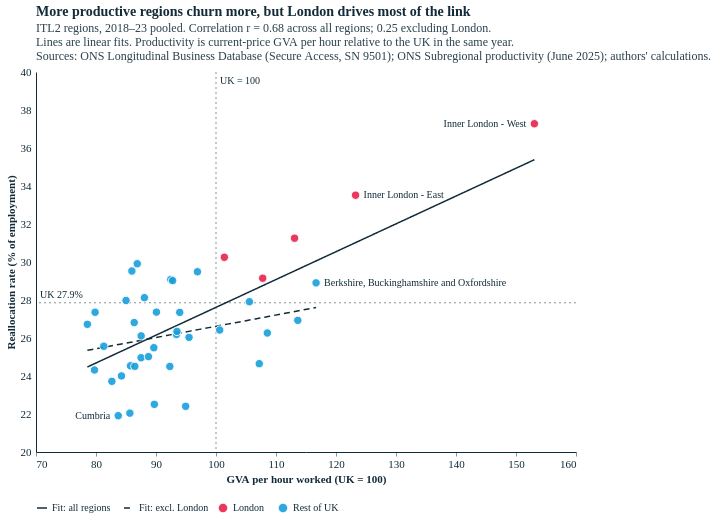

This figure's Vega-Lite source:
### Vega-Lite specification from a JSON file in a GitHub repository (floating-point values rounded to 4 significant figures)
{"config": {"background": "#fff", "font": "Circular Std", "text": {"color": "#122b39", "font": "Circular Std", "align": "left", "dx": 7, "dy": 0, "fontSize": 11}, "view": {"stroke": null, "continuousWidth": 350, "continuousHeight": 280, "discreteWidth": 400, "discreteHeight": 300}, "bar": {"color": "#179fdb"}, "line": {"color": "#e6224b"}, "rule": {"color": "#122b39"}, "point": {"filled": true, "size": 80, "color": "#e6224b", "opacity": 0.95}, "geoshape": {"stroke": "white", "strokeWidth": 0.3}, "axis": {"labelColor": "#122b39", "labelFontSize": 11, "labelFont": "Circular Std", "tickColor": "#122b39", "tickOpacity": 0.5, "domainColor": "#122b39", "domainOpacity": 1, "gridColor": "#122b39", "gridDash": [2, 2], "gridOpacity": 0.5, "title": null, "titleColor": "#122b39", "tickSize": 4, "grid": false, "domain": true}, "axisXDiscrete": {"grid": false, "labelAngle": 0, "tickCount": 10, "tickOpacity": 0.5, "title": null}, "axisYDiscrete": {"ticks": false, "labelPadding": 5, "grid": false}, "axisXTemporal": {"grid": false, "ticks": true}, "axisXQuantitative": {"grid": false}, "axisYQuantitative": {"gridColor": "#122b39", "gridDash": [1, 5], "gridOpacity": 0.5, "ticks": false, "labelPadding": 5, "tickCount": 8, "grid": false}, "title": {"color": "#122b39", "subtitleColor": "#122b39E6", "font": "Circular Std", "subtitleFont": "Circular Std", "anchor": "start", "frame": "group", "fontSize": 14, "subtitleFontSize": 12, "subtitlePadding": 4, "offset": 0}, "legend": {"titleColor": "#122b39", "labelColor": "#122b39"}}, "layer": [{"data": {"name": "data-967b250b00915ccf352077de60cc3767"}, "mark": {"type": "rule", "color": "#122b39", "opacity": 0.5, "strokeDash": [2, 3]}, "encoding": {"x": {"field": "v", "scale": {"domain": [70, 160.0], "nice": false, "zero": false}, "type": "quantitative"}}}, {"data": {"name": "data-27c3ba2b0c05fe437eec452a2d0102e5"}, "mark": {"type": "rule", "color": "#122b39", "opacity": 0.5, "strokeDash": [2, 3]}, "encoding": {"y": {"field": "v", "scale": {"domain": [20, 40], "nice": false, "zero": false}, "type": "quantitative"}}}, {"data": {"name": "data-843402946058bd9056b123150ee58948"}, "mark": {"type": "text", "align": "left", "baseline": "top", "color": "#122b39", "dx": 4, "dy": 4, "fontSize": 10}, "encoding": {"text": {"value": "UK = 100"}, "x": {"field": "x", "scale": {"domain": [70, 160.0], "nice": false, "zero": false}, "type": "quantitative"}, "y": {"field": "y", "scale": {"domain": [20, 40], "nice": false, "zero": false}, "type": "quantitative"}}}, {"data": {"name": "data-5acf28c5738926035cfa975fba78c442"}, "mark": {"type": "text", "align": "left", "baseline": "bottom", "color": "#122b39", "dx": 4, "dy": -3, "fontSize": 10}, "encoding": {"text": {"value": "UK 27.9%"}, "x": {"field": "x", "scale": {"domain": [70, 160.0], "nice": false, "zero": false}, "type": "quantitative"}, "y": {"field": "y", "scale": {"domain": [20, 40], "nice": false, "zero": false}, "type": "quantitative"}}}, {"data": {"name": "data-223fb6826fd3ab8d72ab02c26f81c7b7"}, "mark": {"type": "line", "color": "#122b39", "strokeWidth": 1.5}, "encoding": {"strokeDash": {"field": "fit", "legend": {"orient": "bottom", "title": null}, "scale": {"domain": ["Fit: all regions", "Fit: excl. London"], "range": [[1, 0], [6, 4]]}, "type": "nominal"}, "x": {"field": "x", "scale": {"domain": [70, 160.0], "nice": false, "zero": false}, "type": "quantitative"}, "y": {"field": "y", "scale": {"domain": [20, 40], "nice": false, "zero": false}, "type": "quantitative"}}}, {"data": {"name": "data-b25c62254492017f3e76cb86af6b91c3"}, "mark": {"type": "circle", "opacity": 0.9, "size": 70, "stroke": "white", "strokeWidth": 1}, "encoding": {"color": {"field": "group", "legend": {"orient": "bottom", "title": null}, "scale": {"domain": ["London", "Rest of UK"], "range": ["#e6224b", "#179fdb"]}, "type": "nominal"}, "tooltip": [{"field": "itl2_name", "title": "Region", "type": "nominal"}, {"field": "prod_rel", "format": ".0f", "title": "GVA/hour (UK=100)", "type": "quantitative"}, {"field": "realloc", "format": ".1f", "title": "Reallocation (%)", "type": "quantitative"}], "x": {"axis": {"values": [70, 80, 90, 100, 110, 120, 130, 140, 150, 160]}, "field": "prod_rel", "scale": {"domain": [70, 160.0], "nice": false, "zero": false}, "title": "GVA per hour worked (UK = 100)", "type": "quantitative"}, "y": {"field": "realloc", "scale": {"domain": [20, 40], "nice": false, "zero": false}, "title": "Reallocation rate (% of employment)", "type": "quantitative"}}}, {"data": {"name": "data-e23284ab661bc45eeae4d3fcd92a9af4"}, "mark": {"type": "text", "align": "right", "color": "#122b39", "dx": -8, "dy": 0.0, "fontSize": 10}, "encoding": {"text": {"field": "itl2_name", "type": "nominal"}, "x": {"field": "prod_rel", "scale": {"domain": [70, 160.0], "nice": false, "zero": false}, "type": "quantitative"}, "y": {"field": "realloc", "scale": {"domain": [20, 40], "nice": false, "zero": false}, "type": "quantitative"}}}, {"data": {"name": "data-12e278e1e8c35845c13fb9dbe8a7622e"}, "mark": {"type": "text", "align": "left", "color": "#122b39", "dx": 8, "dy": 0.0, "fontSize": 10}, "encoding": {"text": {"field": "itl2_name", "type": "nominal"}, "x": {"field": "prod_rel", "scale": {"domain": [70, 160.0], "nice": false, "zero": false}, "type": "quantitative"}, "y": {"field": "realloc", "scale": {"domain": [20, 40], "nice": false, "zero": false}, "type": "quantitative"}}}, {"data": {"name": "data-e534f4cebc163c30a48cf83ce8afe969"}, "mark": {"type": "text", "align": "left", "color": "#122b39", "dx": 8, "dy": 0.0, "fontSize": 10}, "encoding": {"text": {"field": "itl2_name", "type": "nominal"}, "x": {"field": "prod_rel", "scale": {"domain": [70, 160.0], "nice": false, "zero": false}, "type": "quantitative"}, "y": {"field": "realloc", "scale": {"domain": [20, 40], "nice": false, "zero": false}, "type": "quantitative"}}}, {"data": {"name": "data-4396f3f224884c228c199ed4df4037a6"}, "mark": {"type": "text", "align": "right", "color": "#122b39", "dx": -8, "fontSize": 10}, "encoding": {"text": {"field": "itl2_name", "type": "nominal"}, "x": {"field": "prod_rel", "scale": {"domain": [70, 160.0], "nice": false, "zero": false}, "type": "quantitative"}, "y": {"field": "realloc", "scale": {"domain": [20, 40], "nice": false, "zero": false}, "type": "quantitative"}}}], "resolve": {"scale": {"color": "independent", "strokeDash": "independent"}}, "title": {"text": "More productive regions churn more, but London drives most of the link", "subtitle": ["ITL2 regions, 2018–23 pooled. Correlation r = 0.68 across all regions; 0.25 excluding London.", "Lines are linear fits. Productivity is current-price GVA per hour relative to the UK in the same year.", "Sources: ONS Longitudinal Business Database (Secure Access, SN 9501); ONS Subregional productivity (June 2025); authors' calculations."]}, "$schema": "https://vega.github.io/schema/vega-lite/v5.20.1.json", "datasets": {"data-967b250b00915ccf352077de60cc3767": [{"v": 100.0}], "data-27c3ba2b0c05fe437eec452a2d0102e5": [{"v": 27.85}], "data-843402946058bd9056b123150ee58948": [{"x": 100.0, "y": 40}], "data-5acf28c5738926035cfa975fba78c442": [{"x": 70, "y": 27.85}], "data-223fb6826fd3ab8d72ab02c26f81c7b7": [{"x": 78.56, "y": 24.47, "fit": "Fit: all regions"}, {"x": 80.08, "y": 24.7, "fit": "Fit: all regions"}, {"x": 81.6, "y": 24.92, "fit": "Fit: all regions"}, {"x": 83.12, "y": 25.14, "fit": "Fit: all regions"}, {"x": 84.65, "y": 25.37, "fit": "Fit: all regions"}, {"x": 86.17, "y": 25.59, "fit": "Fit: all regions"}, {"x": 87.69, "y": 25.81, "fit": "Fit: all regions"}, {"x": 89.21, "y": 26.03, "fit": "Fit: all regions"}, {"x": 90.73, "y": 26.26, "fit": "Fit: all regions"}, {"x": 92.25, "y": 26.48, "fit": "Fit: all regions"}, {"x": 93.77, "y": 26.7, "fit": "Fit: all regions"}, {"x": 95.29, "y": 26.92, "fit": "Fit: all regions"}, {"x": 96.81, "y": 27.15, "fit": "Fit: all regions"}, {"x": 98.33, "y": 27.37, "fit": "Fit: all regions"}, {"x": 99.85, "y": 27.59, "fit": "Fit: all regions"}, {"x": 101.4, "y": 27.81, "fit": "Fit: all regions"}, {"x": 102.9, "y": 28.04, "fit": "Fit: all regions"}, {"x": 104.4, "y": 28.26, "fit": "Fit: all regions"}, {"x": 105.9, "y": 28.48, "fit": "Fit: all regions"}, {"x": 107.5, "y": 28.7, "fit": "Fit: all regions"}, {"x": 109.0, "y": 28.93, "fit": "Fit: all regions"}, {"x": 110.5, "y": 29.15, "fit": "Fit: all regions"}, {"x": 112.0, "y": 29.37, "fit": "Fit: all regions"}, {"x": 113.5, "y": 29.6, "fit": "Fit: all regions"}, {"x": 115.1, "y": 29.82, "fit": "Fit: all regions"}, {"x": 116.6, "y": 30.04, "fit": "Fit: all regions"}, {"x": 118.1, "y": 30.26, "fit": "Fit: all regions"}, {"x": 119.6, "y": 30.49, "fit": "Fit: all regions"}, {"x": 121.1, "y": 30.71, "fit": "Fit: all regions"}, {"x": 122.7, "y": 30.93, "fit": "Fit: all regions"}, {"x": 124.2, "y": 31.15, "fit": "Fit: all regions"}, {"x": 125.7, "y": 31.38, "fit": "Fit: all regions"}, {"x": 127.2, "y": 31.6, "fit": "Fit: all regions"}, {"x": 128.7, "y": 31.82, "fit": "Fit: all regions"}, {"x": 130.3, "y": 32.04, "fit": "Fit: all regions"}, {"x": 131.8, "y": 32.27, "fit": "Fit: all regions"}, {"x": 133.3, "y": 32.49, "fit": "Fit: all regions"}, {"x": 134.8, "y": 32.71, "fit": "Fit: all regions"}, {"x": 136.3, "y": 32.93, "fit": "Fit: all regions"}, {"x": 137.9, "y": 33.16, "fit": "Fit: all regions"}, {"x": 139.4, "y": 33.38, "fit": "Fit: all regions"}, {"x": 140.9, "y": 33.6, "fit": "Fit: all regions"}, {"x": 142.4, "y": 33.83, "fit": "Fit: all regions"}, {"x": 143.9, "y": 34.05, "fit": "Fit: all regions"}, {"x": 145.5, "y": 34.27, "fit": "Fit: all regions"}, {"x": 147.0, "y": 34.49, "fit": "Fit: all regions"}, {"x": 148.5, "y": 34.72, "fit": "Fit: all regions"}, {"x": 150.0, "y": 34.94, "fit": "Fit: all regions"}, {"x": 151.5, "y": 35.16, "fit": "Fit: all regions"}, {"x": 153.1, "y": 35.38, "fit": "Fit: all regions"}, {"x": 78.56, "y": 25.35, "fit": "Fit: excl. London"}, {"x": 79.34, "y": 25.4, "fit": "Fit: excl. London"}, {"x": 80.12, "y": 25.44, "fit": "Fit: excl. London"}, {"x": 80.9, "y": 25.49, "fit": "Fit: excl. London"}, {"x": 81.68, "y": 25.53, "fit": "Fit: excl. London"}, {"x": 82.45, "y": 25.58, "fit": "Fit: excl. London"}, {"x": 83.23, "y": 25.63, "fit": "Fit: excl. London"}, {"x": 84.01, "y": 25.67, "fit": "Fit: excl. London"}, {"x": 84.79, "y": 25.72, "fit": "Fit: excl. London"}, {"x": 85.56, "y": 25.76, "fit": "Fit: excl. London"}, {"x": 86.34, "y": 25.81, "fit": "Fit: excl. London"}, {"x": 87.12, "y": 25.86, "fit": "Fit: excl. London"}, {"x": 87.9, "y": 25.9, "fit": "Fit: excl. London"}, {"x": 88.68, "y": 25.95, "fit": "Fit: excl. London"}, {"x": 89.45, "y": 25.99, "fit": "Fit: excl. London"}, {"x": 90.23, "y": 26.04, "fit": "Fit: excl. London"}, {"x": 91.01, "y": 26.09, "fit": "Fit: excl. London"}, {"x": 91.79, "y": 26.13, "fit": "Fit: excl. London"}, {"x": 92.57, "y": 26.18, "fit": "Fit: excl. London"}, {"x": 93.34, "y": 26.22, "fit": "Fit: excl. London"}, {"x": 94.12, "y": 26.27, "fit": "Fit: excl. London"}, {"x": 94.9, "y": 26.32, "fit": "Fit: excl. London"}, {"x": 95.68, "y": 26.36, "fit": "Fit: excl. London"}, {"x": 96.45, "y": 26.41, "fit": "Fit: excl. London"}, {"x": 97.23, "y": 26.45, "fit": "Fit: excl. London"}, {"x": 98.01, "y": 26.5, "fit": "Fit: excl. London"}, {"x": 98.79, "y": 26.55, "fit": "Fit: excl. London"}, {"x": 99.57, "y": 26.59, "fit": "Fit: excl. London"}, {"x": 100.3, "y": 26.64, "fit": "Fit: excl. London"}, {"x": 101.1, "y": 26.68, "fit": "Fit: excl. London"}, {"x": 101.9, "y": 26.73, "fit": "Fit: excl. London"}, {"x": 102.7, "y": 26.78, "fit": "Fit: excl. London"}, {"x": 103.5, "y": 26.82, "fit": "Fit: excl. London"}, {"x": 104.2, "y": 26.87, "fit": "Fit: excl. London"}, {"x": 105.0, "y": 26.91, "fit": "Fit: excl. London"}, {"x": 105.8, "y": 26.96, "fit": "Fit: excl. London"}, {"x": 106.6, "y": 27.01, "fit": "Fit: excl. London"}, {"x": 107.3, "y": 27.05, "fit": "Fit: excl. London"}, {"x": 108.1, "y": 27.1, "fit": "Fit: excl. London"}, {"x": 108.9, "y": 27.14, "fit": "Fit: excl. London"}, {"x": 109.7, "y": 27.19, "fit": "Fit: excl. London"}, {"x": 110.5, "y": 27.24, "fit": "Fit: excl. London"}, {"x": 111.2, "y": 27.28, "fit": "Fit: excl. London"}, {"x": 112.0, "y": 27.33, "fit": "Fit: excl. London"}, {"x": 112.8, "y": 27.37, "fit": "Fit: excl. London"}, {"x": 113.6, "y": 27.42, "fit": "Fit: excl. London"}, {"x": 114.3, "y": 27.47, "fit": "Fit: excl. London"}, {"x": 115.1, "y": 27.51, "fit": "Fit: excl. London"}, {"x": 115.9, "y": 27.56, "fit": "Fit: excl. London"}, {"x": 116.7, "y": 27.6, "fit": "Fit: excl. London"}], "data-b25c62254492017f3e76cb86af6b91c3": [{"itl2_code": "TLC1", "itl2_name": "Tees Valley and Durham", "realloc": 27.97, "emp": 472200.0, "prod_rel": 85.01, "group": "Rest of UK"}, {"itl2_code": "TLC2", "itl2_name": "Northumberland, and Tyne and Wear", "realloc": 24.54, "emp": 645100.0, "prod_rel": 85.75, "group": "Rest of UK"}, {"itl2_code": "TLD1", "itl2_name": "Cumbria", "realloc": 21.91, "emp": 246700.0, "prod_rel": 83.71, "group": "Rest of UK"}, {"itl2_code": "TLD3", "itl2_name": "Greater Manchester", "realloc": 29.08, "emp": 1390000.0, "prod_rel": 92.46, "group": "Rest of UK"}, {"itl2_code": "TLD4", "itl2_name": "Lancashire", "realloc": 24.96, "emp": 659300.0, "prod_rel": 87.51, "group": "Rest of UK"}, {"itl2_code": "TLD6", "itl2_name": "Cheshire", "realloc": 27.91, "emp": 520500.0, "prod_rel": 105.6, "group": "Rest of UK"}, {"itl2_code": "TLD7", "itl2_name": "Merseyside", "realloc": 28.12, "emp": 660400.0, "prod_rel": 88.07, "group": "Rest of UK"}, {"itl2_code": "TLE1", "itl2_name": "East Yorkshire and Northern Lincolnshire", "realloc": 25.02, "emp": 407700.0, "prod_rel": 88.75, "group": "Rest of UK"}, {"itl2_code": "TLE2", "itl2_name": "North Yorkshire", "realloc": 27.36, "emp": 405600.0, "prod_rel": 90.07, "group": "Rest of UK"}, {"itl2_code": "TLE3", "itl2_name": "South Yorkshire", "realloc": 27.36, "emp": 585500.0, "prod_rel": 79.85, "group": "Rest of UK"}, {"itl2_code": "TLE4", "itl2_name": "West Yorkshire", "realloc": 26.11, "emp": 1097000.0, "prod_rel": 87.53, "group": "Rest of UK"}, {"itl2_code": "TLF1", "itl2_name": "Derbyshire and Nottinghamshire", "realloc": 26.81, "emp": 967500.0, "prod_rel": 86.37, "group": "Rest of UK"}, {"itl2_code": "TLF2", "itl2_name": "Leicestershire, Rutland and Northamptonshire", "realloc": 29.53, "emp": 905000.0, "prod_rel": 85.98, "group": "Rest of UK"}, {"itl2_code": "TLF3", "itl2_name": "Lincolnshire", "realloc": 24.0, "emp": 307800.0, "prod_rel": 84.25, "group": "Rest of UK"}, {"itl2_code": "TLG1", "itl2_name": "Herefordshire, Worcestershire and Warwickshire", "realloc": 29.02, "emp": 676000.0, "prod_rel": 92.77, "group": "Rest of UK"}, {"itl2_code": "TLG2", "itl2_name": "Shropshire and Staffordshire", "realloc": 25.57, "emp": 718000.0, "prod_rel": 81.29, "group": "Rest of UK"}, {"itl2_code": "TLG3", "itl2_name": "West Midlands", "realloc": 29.91, "emp": 1319000.0, "prod_rel": 86.88, "group": "Rest of UK"}, {"itl2_code": "TLH1", "itl2_name": "East Anglia", "realloc": 24.5, "emp": 1191000.0, "prod_rel": 92.31, "group": "Rest of UK"}, {"itl2_code": "TLH2", "itl2_name": "Bedfordshire and Hertfordshire", "realloc": 29.49, "emp": 953500.0, "prod_rel": 96.91, "group": "Rest of UK"}, {"itl2_code": "TLH3", "itl2_name": "Essex", "realloc": 27.35, "emp": 745800.0, "prod_rel": 93.95, "group": "Rest of UK"}, {"itl2_code": "TLI3", "itl2_name": "Inner London - West", "realloc": 37.28, "emp": 2238000.0, "prod_rel": 153.1, "group": "London"}, {"itl2_code": "TLI4", "itl2_name": "Inner London - East", "realloc": 33.52, "emp": 1414000.0, "prod_rel": 123.3, "group": "London"}, {"itl2_code": "TLI5", "itl2_name": "Outer London - East and North East", "realloc": 30.25, "emp": 593500.0, "prod_rel": 101.4, "group": "London"}, {"itl2_code": "TLI6", "itl2_name": "Outer London - South", "realloc": 29.15, "emp": 488900.0, "prod_rel": 107.8, "group": "London"}, {"itl2_code": "TLI7", "itl2_name": "Outer London - West and North West", "realloc": 31.25, "emp": 947600.0, "prod_rel": 113.1, "group": "London"}, {"itl2_code": "TLJ1", "itl2_name": "Berkshire, Buckinghamshire and Oxfordshire", "realloc": 28.9, "emp": 1382000.0, "prod_rel": 116.7, "group": "Rest of UK"}, {"itl2_code": "TLJ2", "itl2_name": "Surrey, East and West Sussex", "realloc": 26.26, "emp": 1314000.0, "prod_rel": 108.6, "group": "Rest of UK"}, {"itl2_code": "TLJ3", "itl2_name": "Hampshire and Isle of Wight", "realloc": 26.93, "emp": 899100.0, "prod_rel": 113.6, "group": "Rest of UK"}, {"itl2_code": "TLJ4", "itl2_name": "Kent", "realloc": 26.19, "emp": 745200.0, "prod_rel": 93.41, "group": "Rest of UK"}, {"itl2_code": "TLK1", "itl2_name": "Gloucestershire, Wiltshire and Bath/Bristol area", "realloc": 26.42, "emp": 1268000.0, "prod_rel": 100.6, "group": "Rest of UK"}, {"itl2_code": "TLK2", "itl2_name": "Dorset and Somerset", "realloc": 24.51, "emp": 586000.0, "prod_rel": 86.47, "group": "Rest of UK"}, {"itl2_code": "TLK3", "itl2_name": "Cornwall and Isles of Scilly", "realloc": 26.72, "emp": 236300.0, "prod_rel": 78.56, "group": "Rest of UK"}, {"itl2_code": "TLK4", "itl2_name": "Devon", "realloc": 23.72, "emp": 518900.0, "prod_rel": 82.65, "group": "Rest of UK"}, {"itl2_code": "TLL1", "itl2_name": "West Wales and The Valleys", "realloc": 24.32, "emp": 751600.0, "prod_rel": 79.75, "group": "Rest of UK"}, {"itl2_code": "TLL2", "itl2_name": "East Wales", "realloc": 25.49, "emp": 570700.0, "prod_rel": 89.64, "group": "Rest of UK"}, {"itl2_code": "TLM5", "itl2_name": "North Eastern Scotland", "realloc": 26.03, "emp": 281800.0, "prod_rel": 95.5, "group": "Rest of UK"}, {"itl2_code": "TLM6", "itl2_name": "Highlands and Islands", "realloc": 22.4, "emp": 231300.0, "prod_rel": 94.94, "group": "Rest of UK"}, {"itl2_code": "TLM7", "itl2_name": "Eastern Scotland", "realloc": 24.65, "emp": 949500.0, "prod_rel": 107.2, "group": "Rest of UK"}, {"itl2_code": "TLM8", "itl2_name": "West Central Scotland", "realloc": 26.35, "emp": 750200.0, "prod_rel": 93.49, "group": "Rest of UK"}, {"itl2_code": "TLM9", "itl2_name": "Southern Scotland", "realloc": 22.51, "emp": 361100.0, "prod_rel": 89.73, "group": "Rest of UK"}, {"itl2_code": "TLN0", "itl2_name": "Northern Ireland", "realloc": 22.05, "emp": 834400.0, "prod_rel": 85.65, "group": "Rest of UK"}], "data-e23284ab661bc45eeae4d3fcd92a9af4": [{"itl2_code": "TLI3", "itl2_name": "Inner London - West", "realloc": 37.28, "emp": 2238000.0, "prod_rel": 153.1, "group": "London", "px": 498.4, "py": 51.71, "right": true, "dy": 0}], "data-12e278e1e8c35845c13fb9dbe8a7622e": [{"itl2_code": "TLI4", "itl2_name": "Inner London - East", "realloc": 33.52, "emp": 1414000.0, "prod_rel": 123.3, "group": "London", "px": 319.6, "py": 123.2, "right": false, "dy": 0}], "data-e534f4cebc163c30a48cf83ce8afe969": [{"itl2_code": "TLJ1", "itl2_name": "Berkshire, Buckinghamshire and Oxfordshire", "realloc": 28.9, "emp": 1382000.0, "prod_rel": 116.7, "group": "Rest of UK", "px": 280.1, "py": 210.9, "right": false, "dy": 0}], "data-4396f3f224884c228c199ed4df4037a6": [{"itl2_code": "TLD1", "itl2_name": "Cumbria", "realloc": 21.91, "emp": 246700.0, "prod_rel": 83.71, "group": "Rest of UK"}]}, "width": 540, "height": 380}
